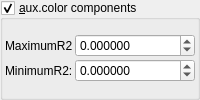
    <widget class="MyGroupBox" name="groupCheck_fold_color_aux_color_enabled_false">
     <property name="title">
      <string>&amp;aux.color components</string>
     </property>
     <property name="checkable">
      <bool>true</bool>
     </property>
     <layout class="QVBoxLayout" name="verticalLayout_9" stretch="0">
      <property name="spacing">
       <number>2</number>
      </property>
      <property name="leftMargin">
       <number>2</number>
      </property>
      <property name="topMargin">
       <number>2</number>
      </property>
      <property name="rightMargin">
       <number>2</number>
      </property>
      <property name="bottomMargin">
       <number>2</number>
      </property>
      <item>
       <layout class="QGridLayout" name="gridLayout_10" columnstretch="0,1">
        <property name="spacing">
         <number>2</number>
        </property>
        <item row="2" column="0">
         <widget class="QLabel" name="label_28">
          <property name="text">
           <string>MinimumR2:</string>
          </property>
         </widget>
        </item>
        <item row="2" column="1">
         <widget class="MyDoubleSpinBox" name="spinbox_mandelbox_color_Sp1">
          <property name="sizePolicy">
           <sizepolicy hsizetype="Minimum" vsizetype="Maximum">
            <horstretch>0</horstretch>
            <verstretch>0</verstretch>
           </sizepolicy>
          </property>
          <property name="prefix">
           <string/>
          </property>
          <property name="suffix">
           <string/>
          </property>
          <property name="decimals">
           <number>6</number>
          </property>
          <property name="minimum">
           <double>-100.000000000000000</double>
          </property>
          <property name="maximum">
           <double>100.000000000000000</double>
          </property>
          <property name="singleStep">
           <double>0.100000000000000</double>
          </property>
         </widget>
        </item>
        <item row="1" column="0">
         <widget class="QLabel" name="label_29">
          <property name="text">
           <string>MaximumR2</string>
          </property>
         </widget>
        </item>
        <item row="1" column="1">
         <widget class="MyDoubleSpinBox" name="spinbox_mandelbox_color_Sp2">
          <property name="sizePolicy">
           <sizepolicy hsizetype="Minimum" vsizetype="Maximum">
            <horstretch>0</horstretch>
            <verstretch>0</verstretch>
           </sizepolicy>
          </property>
          <property name="prefix">
           <string/>
          </property>
          <property name="suffix">
           <string/>
          </property>
          <property name="decimals">
           <number>6</number>
          </property>
          <property name="minimum">
           <double>-100.000000000000000</double>
          </property>
          <property name="maximum">
           <double>100.000000000000000</double>
          </property>
          <property name="singleStep">
           <double>0.100000000000000</double>
          </property>
         </widget>
        </item>
       </layout>
      </item>
     </layout>
    </widget>
